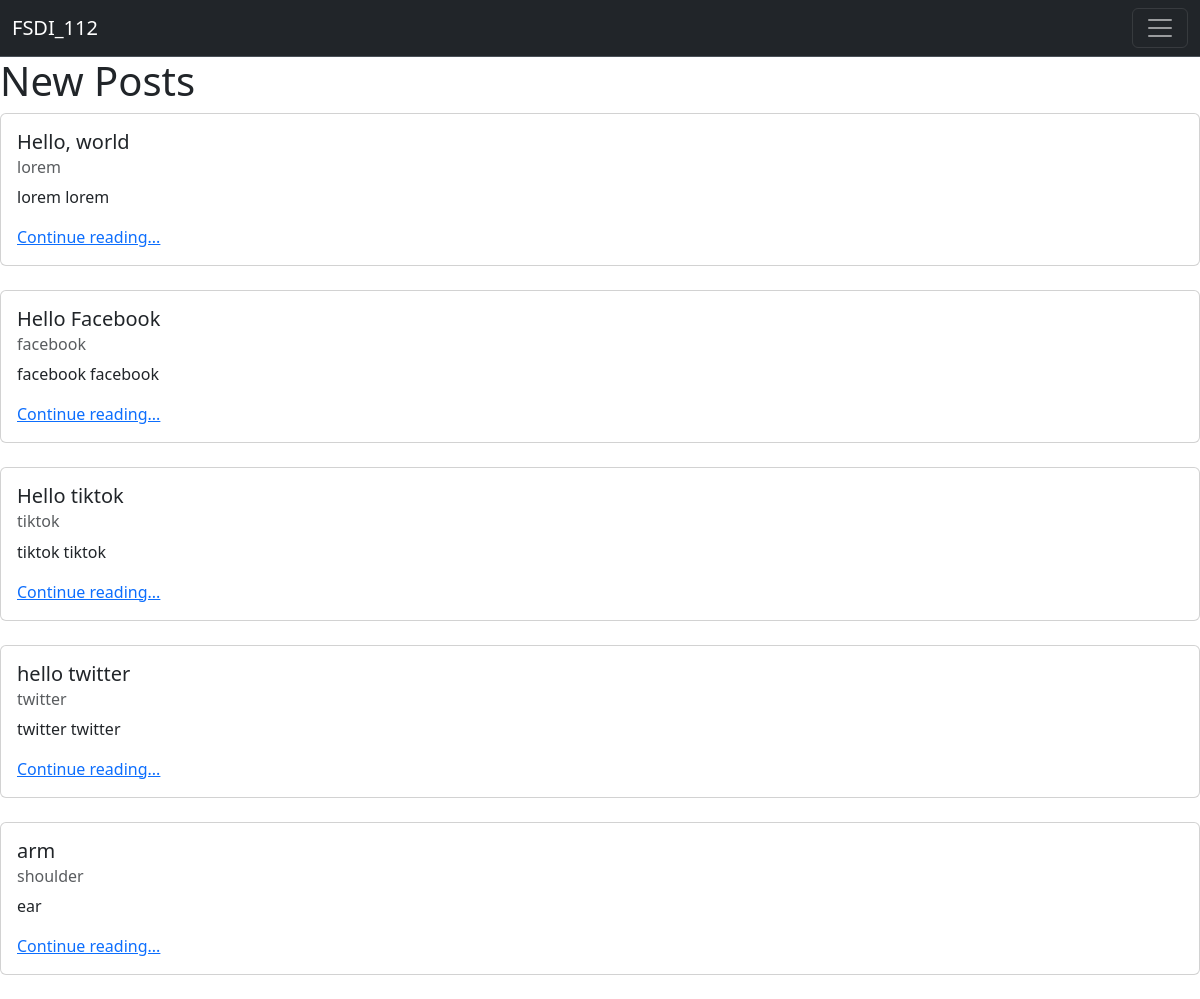
/posts/, run on the app's committed database.
### posts/models.py (models this page shows, shortened)
class Post(models.Model):
    title = models.CharField(max_length=128)
    subtitle = models.CharField(max_length=256)
    body = models.TextField()
    created_on = models.DateTimeField(auto_now_add=True)

### posts/views.py (the view)
# urls.py: path("", views.PostListView.as_view(), name="list"),
class PostListView(ListView):
    template_name = "posts/list.html"
    model = Post

### templates/posts/list.html (shortened to what this page needs)
{% extends 'base.html' %}
{% block content %}
<h1>New Posts</h1>
{% for post in post_list %}
<div class="card">
    <div class="card-body">
        <h5 class="card-title">{{ post.title }}</h5>
        <h6 class="card-subtitle mb-2 text-body-secondary">{{ post.subtitle }}</h6>
        <p class="card-text">{{ post.body|truncatechars:64 }}</p>
        <a href="{% url 'detail' post.id %}" class="card-link">Continue reading...</a>
    </div>
</div>
<br />
{% endfor %}
{% endblock content %}

### templates/base.html (shortened to what this page needs)
<!DOCTYPE html>
<html lang="en">
<head>
    <link href="https://cdn.jsdelivr.net/npm/bootstrap@5.3.3/dist/css/bootstrap.min.css" rel="stylesheet">
</head>
<body>
    <nav class="navbar bg-dark border-bottom border-body" data-bs-theme="dark">
        <div class="container-fluid">
          <a class="navbar-brand" href="#">FSDI_112</a>
          <button class="navbar-toggler" type="button" data-bs-toggle="collapse" data-bs-target="#navbarNavAltMarkup" aria-controls="navbarNavAltMarkup" aria-expanded="false" aria-label="Toggle navigation">
            <span class="navbar-toggler-icon"></span>
          </button>
        </div>
      </nav>
    {% block content %}{% endblock content %}
</body>
</html>

### data on the page
Post: title "Hello, world", subtitle "lorem", body "lorem lorem"
Post: title "Hello Facebook", subtitle "facebook", body "facebook facebook"
Post: title "Hello tiktok", subtitle "tiktok", body "tiktok tiktok"
Post: title "hello twitter", subtitle "twitter", body "twitter twitter"
Post: title "arm", subtitle "shoulder", body "ear"
